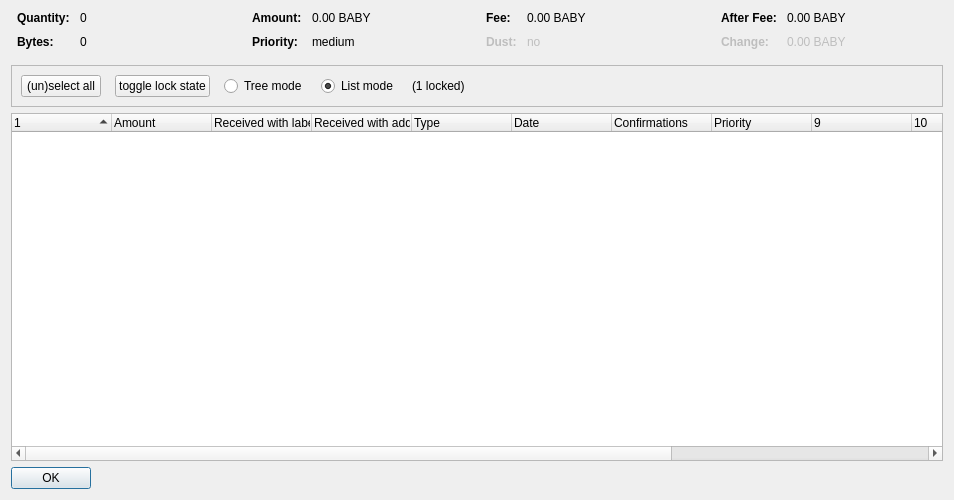
<?xml version="1.0" encoding="UTF-8"?>
<ui version="4.0">
 <class>CoinControlDialog</class>
 <widget class="QDialog" name="CoinControlDialog">
  <property name="geometry">
   <rect>
    <x>0</x>
    <y>0</y>
    <width>954</width>
    <height>500</height>
   </rect>
  </property>
  <property name="windowTitle">
   <string>Coin Selection</string>
  </property>
  <layout class="QVBoxLayout" name="verticalLayout">
   <item>
    <layout class="QHBoxLayout" name="horizontalLayoutTop" stretch="0,0,0,0">
     <property name="topMargin">
      <number>0</number>
     </property>
     <property name="bottomMargin">
      <number>10</number>
     </property>
     <item>
      <layout class="QFormLayout" name="formLayoutCoinControl1">
       <property name="horizontalSpacing">
        <number>10</number>
       </property>
       <property name="verticalSpacing">
        <number>10</number>
       </property>
       <property name="leftMargin">
        <number>6</number>
       </property>
       <property name="rightMargin">
        <number>6</number>
       </property>
       <item row="0" column="0">
        <widget class="QLabel" name="labelCoinControlQuantityText">
         <property name="font">
          <font>
           <weight>75</weight>
           <bold>true</bold>
          </font>
         </property>
         <property name="text">
          <string>Quantity:</string>
         </property>
        </widget>
       </item>
       <item row="0" column="1">
        <widget class="QLabel" name="labelCoinControlQuantity">
         <property name="cursor">
          <cursorShape>IBeamCursor</cursorShape>
         </property>
         <property name="contextMenuPolicy">
          <enum>Qt::ActionsContextMenu</enum>
         </property>
         <property name="text">
          <string notr="true">0</string>
         </property>
         <property name="textInteractionFlags">
          <set>Qt::LinksAccessibleByMouse|Qt::TextSelectableByKeyboard|Qt::TextSelectableByMouse</set>
         </property>
        </widget>
       </item>
       <item row="1" column="0">
        <widget class="QLabel" name="labelCoinControlBytesText">
         <property name="font">
          <font>
           <weight>75</weight>
           <bold>true</bold>
          </font>
         </property>
         <property name="text">
          <string>Bytes:</string>
         </property>
        </widget>
       </item>
       <item row="1" column="1">
        <widget class="QLabel" name="labelCoinControlBytes">
         <property name="cursor">
          <cursorShape>IBeamCursor</cursorShape>
         </property>
         <property name="contextMenuPolicy">
          <enum>Qt::ActionsContextMenu</enum>
         </property>
         <property name="text">
          <string notr="true">0</string>
         </property>
         <property name="textInteractionFlags">
          <set>Qt::LinksAccessibleByMouse|Qt::TextSelectableByKeyboard|Qt::TextSelectableByMouse</set>
         </property>
        </widget>
       </item>
      </layout>
     </item>
     <item>
      <layout class="QFormLayout" name="formLayoutCoinControl2">
       <property name="horizontalSpacing">
        <number>10</number>
       </property>
       <property name="verticalSpacing">
        <number>10</number>
       </property>
       <property name="leftMargin">
        <number>6</number>
       </property>
       <property name="rightMargin">
        <number>6</number>
       </property>
       <item row="0" column="0">
        <widget class="QLabel" name="labelCoinControlAmountText">
         <property name="font">
          <font>
           <weight>75</weight>
           <bold>true</bold>
          </font>
         </property>
         <property name="text">
          <string>Amount:</string>
         </property>
        </widget>
       </item>
       <item row="0" column="1">
        <widget class="QLabel" name="labelCoinControlAmount">
         <property name="cursor">
          <cursorShape>IBeamCursor</cursorShape>
         </property>
         <property name="contextMenuPolicy">
          <enum>Qt::ActionsContextMenu</enum>
         </property>
         <property name="text">
          <string notr="true">0.00 BABY</string>
         </property>
         <property name="textInteractionFlags">
          <set>Qt::LinksAccessibleByMouse|Qt::TextSelectableByKeyboard|Qt::TextSelectableByMouse</set>
         </property>
        </widget>
       </item>
       <item row="1" column="0">
        <widget class="QLabel" name="labelCoinControlPriorityText">
         <property name="font">
          <font>
           <weight>75</weight>
           <bold>true</bold>
          </font>
         </property>
         <property name="text">
          <string>Priority:</string>
         </property>
        </widget>
       </item>
       <item row="1" column="1">
        <widget class="QLabel" name="labelCoinControlPriority">
         <property name="cursor">
          <cursorShape>IBeamCursor</cursorShape>
         </property>
         <property name="contextMenuPolicy">
          <enum>Qt::ActionsContextMenu</enum>
         </property>
         <property name="text">
          <string>medium</string>
         </property>
         <property name="textInteractionFlags">
          <set>Qt::LinksAccessibleByMouse|Qt::TextSelectableByKeyboard|Qt::TextSelectableByMouse</set>
         </property>
        </widget>
       </item>
      </layout>
     </item>
     <item>
      <layout class="QFormLayout" name="formLayoutCoinControl3">
       <property name="horizontalSpacing">
        <number>10</number>
       </property>
       <property name="verticalSpacing">
        <number>10</number>
       </property>
       <property name="leftMargin">
        <number>6</number>
       </property>
       <property name="rightMargin">
        <number>6</number>
       </property>
       <item row="0" column="0">
        <widget class="QLabel" name="labelCoinControlFeeText">
         <property name="font">
          <font>
           <weight>75</weight>
           <bold>true</bold>
          </font>
         </property>
         <property name="text">
          <string>Fee:</string>
         </property>
        </widget>
       </item>
       <item row="0" column="1">
        <widget class="QLabel" name="labelCoinControlFee">
         <property name="cursor">
          <cursorShape>IBeamCursor</cursorShape>
         </property>
         <property name="contextMenuPolicy">
          <enum>Qt::ActionsContextMenu</enum>
         </property>
         <property name="text">
          <string notr="true">0.00 BABY</string>
         </property>
         <property name="textInteractionFlags">
          <set>Qt::LinksAccessibleByMouse|Qt::TextSelectableByKeyboard|Qt::TextSelectableByMouse</set>
         </property>
        </widget>
       </item>
       <item row="1" column="0">
        <widget class="QLabel" name="labelCoinControlLowOutputText">
         <property name="enabled">
          <bool>false</bool>
         </property>
         <property name="font">
          <font>
           <weight>75</weight>
           <bold>true</bold>
          </font>
         </property>
         <property name="text">
          <string>Dust:</string>
         </property>
        </widget>
       </item>
       <item row="1" column="1">
        <widget class="QLabel" name="labelCoinControlLowOutput">
         <property name="enabled">
          <bool>false</bool>
         </property>
         <property name="cursor">
          <cursorShape>IBeamCursor</cursorShape>
         </property>
         <property name="contextMenuPolicy">
          <enum>Qt::ActionsContextMenu</enum>
         </property>
         <property name="text">
          <string>no</string>
         </property>
         <property name="textInteractionFlags">
          <set>Qt::LinksAccessibleByMouse|Qt::TextSelectableByKeyboard|Qt::TextSelectableByMouse</set>
         </property>
        </widget>
       </item>
      </layout>
     </item>
     <item>
      <layout class="QFormLayout" name="formLayoutCoinControl4">
       <property name="horizontalSpacing">
        <number>10</number>
       </property>
       <property name="verticalSpacing">
        <number>10</number>
       </property>
       <property name="leftMargin">
        <number>6</number>
       </property>
       <property name="rightMargin">
        <number>6</number>
       </property>
       <item row="0" column="0">
        <widget class="QLabel" name="labelCoinControlAfterFeeText">
         <property name="font">
          <font>
           <weight>75</weight>
           <bold>true</bold>
          </font>
         </property>
         <property name="text">
          <string>After Fee:</string>
         </property>
        </widget>
       </item>
       <item row="0" column="1">
        <widget class="QLabel" name="labelCoinControlAfterFee">
         <property name="cursor">
          <cursorShape>IBeamCursor</cursorShape>
         </property>
         <property name="contextMenuPolicy">
          <enum>Qt::ActionsContextMenu</enum>
         </property>
         <property name="text">
          <string notr="true">0.00 BABY</string>
         </property>
         <property name="textInteractionFlags">
          <set>Qt::LinksAccessibleByMouse|Qt::TextSelectableByKeyboard|Qt::TextSelectableByMouse</set>
         </property>
        </widget>
       </item>
       <item row="1" column="0">
        <widget class="QLabel" name="labelCoinControlChangeText">
         <property name="enabled">
          <bool>false</bool>
         </property>
         <property name="font">
          <font>
           <weight>75</weight>
           <bold>true</bold>
          </font>
         </property>
         <property name="text">
          <string>Change:</string>
         </property>
        </widget>
       </item>
       <item row="1" column="1">
        <widget class="QLabel" name="labelCoinControlChange">
         <property name="enabled">
          <bool>false</bool>
         </property>
         <property name="cursor">
          <cursorShape>IBeamCursor</cursorShape>
         </property>
         <property name="contextMenuPolicy">
          <enum>Qt::ActionsContextMenu</enum>
         </property>
         <property name="text">
          <string notr="true">0.00 BABY</string>
         </property>
         <property name="textInteractionFlags">
          <set>Qt::LinksAccessibleByMouse|Qt::TextSelectableByKeyboard|Qt::TextSelectableByMouse</set>
         </property>
        </widget>
       </item>
      </layout>
     </item>
    </layout>
   </item>
   <item>
    <widget class="QFrame" name="frame">
     <property name="minimumSize">
      <size>
       <width>0</width>
       <height>40</height>
      </size>
     </property>
     <property name="frameShape">
      <enum>QFrame::StyledPanel</enum>
     </property>
     <property name="frameShadow">
      <enum>QFrame::Sunken</enum>
     </property>
     <layout class="QHBoxLayout" name="horizontalLayout">
      <item>
       <layout class="QHBoxLayout" name="horizontalLayoutPanel" stretch="0,0,0,0,0,0">
        <property name="spacing">
         <number>14</number>
        </property>
        <item>
         <widget class="QPushButton" name="pushButtonSelectAll">
          <property name="sizePolicy">
           <sizepolicy hsizetype="Maximum" vsizetype="Fixed">
            <horstretch>0</horstretch>
            <verstretch>0</verstretch>
           </sizepolicy>
          </property>
          <property name="text">
           <string>(un)select all</string>
          </property>
          <property name="autoDefault">
           <bool>false</bool>
          </property>
         </widget>
        </item>
        <item>
         <widget class="QPushButton" name="pushButtonToggleLock">
          <property name="sizePolicy">
           <sizepolicy hsizetype="Maximum" vsizetype="Fixed">
            <horstretch>0</horstretch>
            <verstretch>0</verstretch>
           </sizepolicy>
          </property>
          <property name="text">
           <string>toggle lock state</string>
          </property>
          <property name="autoDefault">
           <bool>false</bool>
          </property>
         </widget>
        </item>
        <item>
         <widget class="QRadioButton" name="radioTreeMode">
          <property name="sizePolicy">
           <sizepolicy hsizetype="Maximum" vsizetype="Fixed">
            <horstretch>0</horstretch>
            <verstretch>0</verstretch>
           </sizepolicy>
          </property>
          <property name="text">
           <string>Tree mode</string>
          </property>
         </widget>
        </item>
        <item>
         <widget class="QRadioButton" name="radioListMode">
          <property name="sizePolicy">
           <sizepolicy hsizetype="Maximum" vsizetype="Fixed">
            <horstretch>0</horstretch>
            <verstretch>0</verstretch>
           </sizepolicy>
          </property>
          <property name="text">
           <string>List mode</string>
          </property>
          <property name="checked">
           <bool>true</bool>
          </property>
         </widget>
        </item>
        <item>
         <widget class="QLabel" name="labelLocked">
          <property name="text">
           <string>(1 locked)</string>
          </property>
         </widget>
        </item>
        <item>
         <spacer name="horizontalSpacer">
          <property name="orientation">
           <enum>Qt::Horizontal</enum>
          </property>
          <property name="sizeHint" stdset="0">
           <size>
            <width>40</width>
            <height>20</height>
           </size>
          </property>
         </spacer>
        </item>
       </layout>
      </item>
     </layout>
    </widget>
   </item>
   <item>
    <widget class="CoinControlTreeWidget" name="treeWidget">
     <property name="contextMenuPolicy">
      <enum>Qt::CustomContextMenu</enum>
     </property>
     <property name="sortingEnabled">
      <bool>false</bool>
     </property>
     <property name="columnCount">
      <number>13</number>
     </property>
     <attribute name="headerShowSortIndicator" stdset="0">
      <bool>true</bool>
     </attribute>
     <attribute name="headerStretchLastSection">
      <bool>false</bool>
     </attribute>
     <column>
      <property name="text">
       <string/>
      </property>
     </column>
     <column>
      <property name="text">
       <string>Amount</string>
      </property>
     </column>
     <column>
      <property name="text">
       <string>Received with label</string>
      </property>
     </column>
     <column>
      <property name="text">
       <string>Received with address</string>
      </property>
     </column>
     <column>
      <property name="text">
       <string>Type</string>
      </property>
     </column>
     <column>
      <property name="text">
       <string>Date</string>
      </property>
     </column>
     <column>
      <property name="text">
       <string>Confirmations</string>
      </property>
      <property name="toolTip">
       <string>Confirmed</string>
      </property>
     </column>
     <column>
      <property name="text">
       <string>Priority</string>
      </property>
     </column>
     <column>
      <property name="text">
       <string/>
      </property>
     </column>
     <column>
      <property name="text">
       <string/>
      </property>
     </column>
     <column>
      <property name="text">
       <string/>
      </property>
     </column>
     <column>
      <property name="text">
       <string/>
      </property>
     </column>
     <column>
      <property name="text">
       <string/>
      </property>
     </column>
    </widget>
   </item>
   <item>
    <widget class="QDialogButtonBox" name="buttonBox">
     <property name="sizePolicy">
      <sizepolicy hsizetype="Maximum" vsizetype="Fixed">
       <horstretch>0</horstretch>
       <verstretch>0</verstretch>
      </sizepolicy>
     </property>
     <property name="orientation">
      <enum>Qt::Horizontal</enum>
     </property>
     <property name="standardButtons">
      <set>QDialogButtonBox::Ok</set>
     </property>
    </widget>
   </item>
  </layout>
 </widget>
 <customwidgets>
  <customwidget>
   <class>CoinControlTreeWidget</class>
   <extends>QTreeWidget</extends>
   <header>coincontroltreewidget.h</header>
  </customwidget>
 </customwidgets>
 <resources/>
 <connections/>
</ui>
